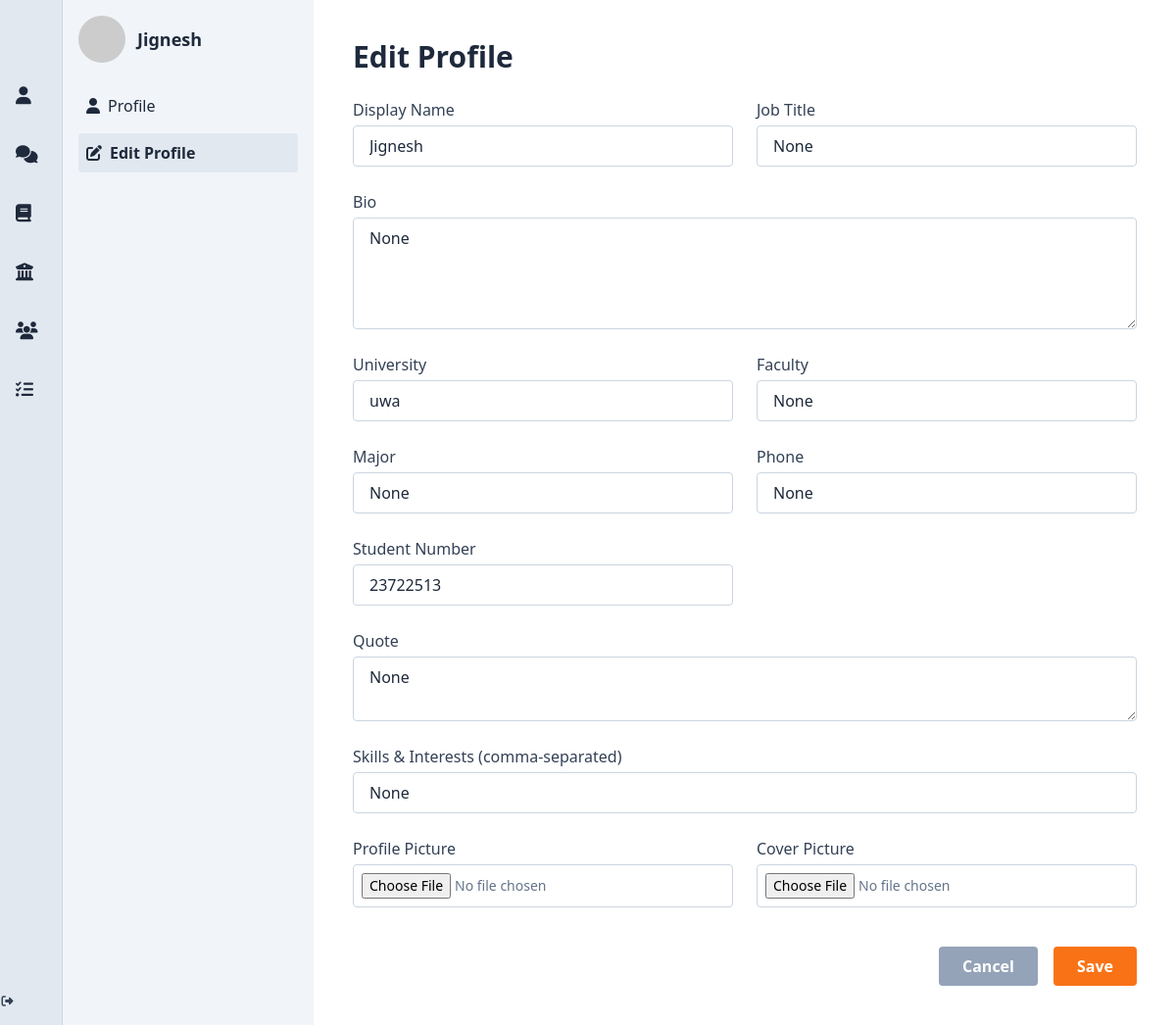
The app's page /edit-profile (signed in) with its own data.
### app/models.py (models this page shows, shortened)
class User(db.Model, UserMixin):
    __tablename__ = 'users'
    id = db.Column(db.Integer, primary_key=True)
    display_name = db.Column(db.String(100))
    student_number = db.Column(db.String(50), nullable=False)
    email = db.Column(db.String(120), unique=True, nullable=False)
    password_hash = db.Column(db.String(128), nullable=False)
    bio = db.Column(db.Text)
    job_title = db.Column(db.String(100))
    phone = db.Column(db.String(20))
    university = db.Column(db.String(100))
    faculty = db.Column(db.String(100))
    major = db.Column(db.String(100))
    quote = db.Column(db.Text)
    skills = db.Column(db.Text)
    profile_picture = db.Column(db.String(255))
    cover_picture = db.Column(db.String(255))
    created_at = db.Column(db.DateTime, default=db.func.now())
    committees = db.relationship('Committee', secondary=user_committees, backref='members', lazy='dynamic')
    posts = db.relationship('Post', backref='author', cascade='all, delete-orphan', passive_deletes=True, lazy='dynamic')
    comments = db.relationship('Comment', backref='author', cascade='all, delete-orphan', passive_deletes=True, lazy='dynamic')
    liked_posts = db.relationship('Post', secondary=post_likes, backref=db.backref('likers', lazy='dynamic'))
    followers = db.relationship(
        'User', secondary=user_followers,
        primaryjoin=(user_followers.c.followed_id == id),
        secondaryjoin=(user_followers.c.follower_id == id),
        backref=db.backref('following', lazy='dynamic'),
        lazy='dynamic'
    )
    @property
    def skills_list(self):
        return [skill.strip() for skill in self.skills.split(',')] if self.skills else []

### app/routes.py (the view)
@bp.route('/edit-profile', methods=['GET'])
@login_required
def edit_profile():
    return render_template('editprofile.html', user=current_user)

### app/__init__.py (called while the page is built)
def create_app(test_config=None):
    app = Flask(__name__)
    app.config['SECRET_KEY'] = 'w$$a9#^b2av#m2#jQ$s*G831!!6kgY@'
    BASE_DIR = os.path.abspath(os.path.dirname(__file__))
    DB_PATH = os.path.join(BASE_DIR, '../instance/app.db')
    app.config['SQLALCHEMY_DATABASE_URI'] = f'sqlite:///{DB_PATH}'
    if test_config:
        app.config.update(test_config)
    print("🚀 Using DB:", app.config['SQLALCHEMY_DATABASE_URI'])
    db.init_app(app)
    migrate.init_app(app, db)
    login_manager.init_app(app)
    login_manager.login_view = 'routes.index'
    from app.models import User
    @login_manager.user_loader
    def load_user(user_id):
        return User.query.get(int(user_id))
    @app.context_processor
    def inject_csrf_token():
        return dict(csrf_token=generate_csrf)
    from app.routes import bp as routes_bp
    app.register_blueprint(routes_bp)
    return app

### app/templates/editprofile.html
{% extends "base.html" %}
{% block content %}
<div class="flex min-h-screen">
  <aside class="w-64 bg-slate-100 text-slate-800 flex flex-col p-4">
    <div class="flex items-center mb-6">
      <img src="{{ user.profile_picture or 'https://randomuser.me/api/portraits/men/44.jpg' }}"
           alt="Profile picture"
           class="w-12 h-12 rounded-full object-cover">
      <h2 class="text-lg font-bold ml-3">{{ user.display_name }}</h2>
    </div>
    <nav class="flex flex-col space-y-2">
      <a href="{{ url_for('routes.profile_landing_page') }}"
         class="flex items-center gap-2 p-2 rounded hover:bg-slate-200 transition">
        <i class="fas fa-user"></i> Profile
      </a>
      <a href="#"
         class="flex items-center gap-2 p-2 bg-slate-200 rounded font-semibold">
        <i class="fas fa-edit"></i> Edit Profile
      </a>
    </nav>
  </aside>
  <main class="flex-1 p-10 bg-white">
    <h1 class="text-3xl font-bold mb-6">Edit Profile</h1>
    <form action="{{ url_for('routes.update_profile') }}" method="POST" enctype="multipart/form-data"
          class="grid grid-cols-1 md:grid-cols-2 gap-6">
      <div class="flex flex-col">
        <label class="text-slate-700 font-medium mb-1">Display Name</label>
        <input type="text" name="display_name" value="{{ user.display_name }}"
               class="border border-slate-300 rounded px-4 py-2 focus:outline-none focus:ring focus:border-orange-400" required>
      </div>
      <div class="flex flex-col">
        <label class="text-slate-700 font-medium mb-1">Job Title</label>
        <input type="text" name="job_title" value="{{ user.job_title }}"
               class="border border-slate-300 rounded px-4 py-2 focus:outline-none focus:ring focus:border-orange-400">
      </div>
      <div class="md:col-span-2 flex flex-col">
        <label class="text-slate-700 font-medium mb-1">Bio</label>
        <textarea name="bio" rows="4"
                  class="border border-slate-300 rounded px-4 py-2 focus:outline-none focus:ring focus:border-orange-400">{{ user.bio }}</textarea>
      </div>
      <div class="flex flex-col">
        <label class="text-slate-700 font-medium mb-1">University</label>
        <input type="text" name="university" value="{{ user.university }}"
               class="border border-slate-300 rounded px-4 py-2 focus:outline-none focus:ring focus:border-orange-400">
      </div>
      <div class="flex flex-col">
        <label class="text-slate-700 font-medium mb-1">Faculty</label>
        <input type="text" name="faculty" value="{{ user.faculty }}"
               class="border border-slate-300 rounded px-4 py-2 focus:outline-none focus:ring focus:border-orange-400">
      </div>
      <div class="flex flex-col">
        <label class="text-slate-700 font-medium mb-1">Major</label>
        <input type="text" name="major" value="{{ user.major }}"
               class="border border-slate-300 rounded px-4 py-2 focus:outline-none focus:ring focus:border-orange-400">
      </div>
      <div class="flex flex-col">
        <label class="text-slate-700 font-medium mb-1">Phone</label>
        <input type="text" name="phone" value="{{ user.phone }}"
               class="border border-slate-300 rounded px-4 py-2 focus:outline-none focus:ring focus:border-orange-400">
      </div>
      <div class="flex flex-col">
        <label class="text-slate-700 font-medium mb-1">Student Number</label>
        <input type="text" name="student_number" value="{{ user.student_number }}"
               class="border border-slate-300 rounded px-4 py-2 focus:outline-none focus:ring focus:border-orange-400">
      </div>
      <div class="md:col-span-2 flex flex-col">
        <label class="text-slate-700 font-medium mb-1">Quote</label>
        <textarea name="quote" rows="2"
                  class="border border-slate-300 rounded px-4 py-2 focus:outline-none focus:ring focus:border-orange-400">{{ user.quote }}</textarea>
      </div>
      <div class="md:col-span-2 flex flex-col">
        <label class="text-slate-700 font-medium mb-1">Skills & Interests (comma-separated)</label>
        <input type="text" name="skills" value="{{ user.skills }}"
               placeholder="e.g. Python, Photography, UI/UX"
               class="border border-slate-300 rounded px-4 py-2 focus:outline-none focus:ring focus:border-orange-400">
      </div>
      <div class="flex flex-col">
        <label class="text-slate-700 font-medium mb-1">Profile Picture</label>
        <input type="file" name="profile_picture" accept="image/*"
               class="text-sm text-slate-500 border border-slate-300 rounded p-2 focus:outline-none focus:ring focus:border-orange-400">
      </div>
      <div class="flex flex-col">
        <label class="text-slate-700 font-medium mb-1">Cover Picture</label>
        <input type="file" name="cover_picture" accept="image/*"
               class="text-sm text-slate-500 border border-slate-300 rounded p-2 focus:outline-none focus:ring focus:border-orange-400">
      </div>
      <div class="md:col-span-2 flex justify-end gap-4 mt-4">
        <a href="{{ url_for('routes.profile_landing_page') }}"
           class="bg-slate-400 hover:bg-slate-500 text-white font-semibold px-6 py-2 rounded transition">Cancel</a>
        <button type="submit"
                class="bg-orange-500 hover:bg-orange-600 text-white font-semibold px-6 py-2 rounded transition">Save</button>
      </div>
    </form>
  </main>
</div>
{% endblock %}

### records on screen
User: display_name "Jignesh", job_title "None", bio "None", university "uwa", faculty "None", major "None", phone "None", student_number "23722513", quote "None", skills "None"
